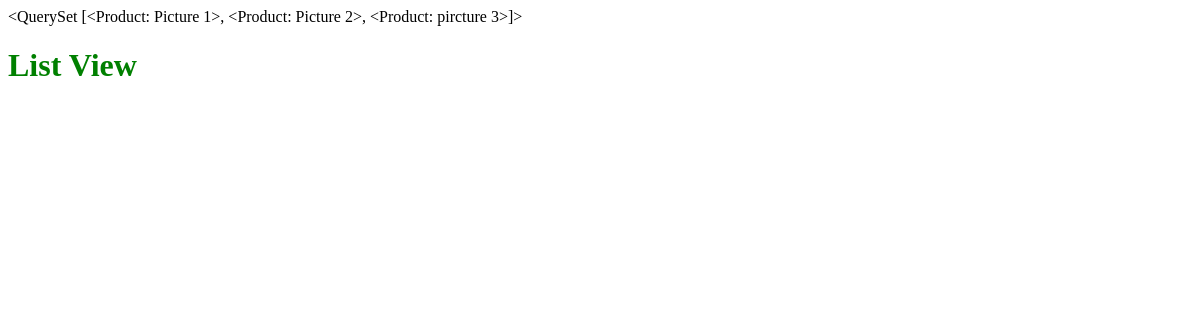
The page /list/ on the database as committed earlier.
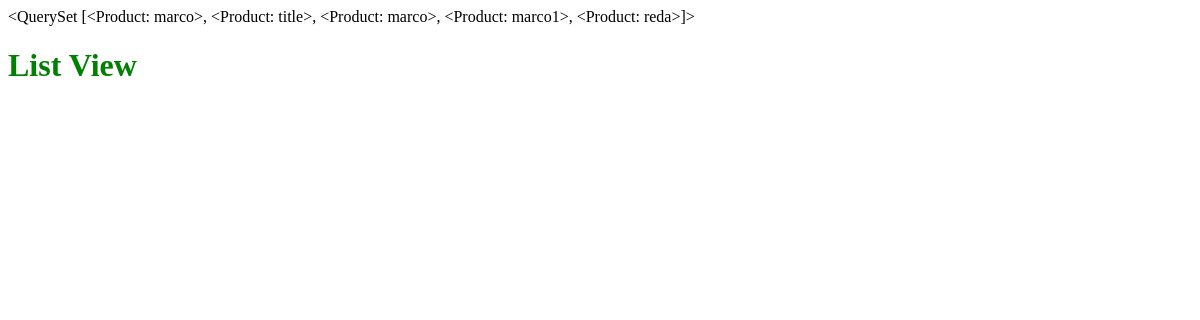
The same page on the database as committed later.
### products/models.py (models this page shows)
class Product(models.Model):
    user = models.ForeignKey(settings.AUTH_USER_MODEL)
    managers = models.ManyToManyField(settings.AUTH_USER_MODEL, related_name="managers_products", blank=True)
    title = models.CharField(max_length=30)
    slug = models.SlugField(blank=True, unique=True)
    description = models.TextField()
    price = models.DecimalField(max_digits=100, decimal_places=2, default=9.99)
    sale_price = models.DecimalField(max_digits=100, decimal_places=2, default=6.99, null=True, blank=True)
    def __str__(self):
        return self.title

### products/views.py (the view)
# urls.py: url(r'^list/$', 'products.views.list_view', name='list_view'),
def list_view(request):
    queryset = Product.objects.all()
    template = 'list_view.html'
    context = {
        "queryset": queryset,
    }
    return render(request, template, context)

### products/templates/list_view.html (shortened to what this page needs)
{% extends "base.html" %}
{% block content %}
	{{ queryset }}
	<h1>List View</h1>
{% endblock content %}

### products/templates/base.html (shortened to what this page needs)
<!DOCTYPE html>
<html lang="en">
<head>
</head>
<body>
	{% block content %}{% endblock content %}
</body>
</html>

### products/templates/list_view.html (style rules this page uses)
h1 { color: green; }

Rows that differ between the two databases and show on the page:
changed Product: title.title "<QuerySet [<Product: Picture 1>, <Product: Picture 2>, <Product: pircture 3>]>" → "<QuerySet [<Product: marco>, <Product: title>, <Product: marco>, <Product: marco1>, <Product: reda>]>"
